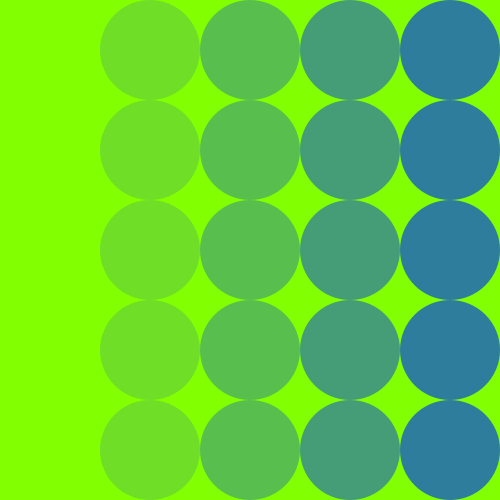
Frame 1 (no input)
Frame 60 (the mouse pressed at the canvas centre just before this capture): identical to frame 1, image omitted
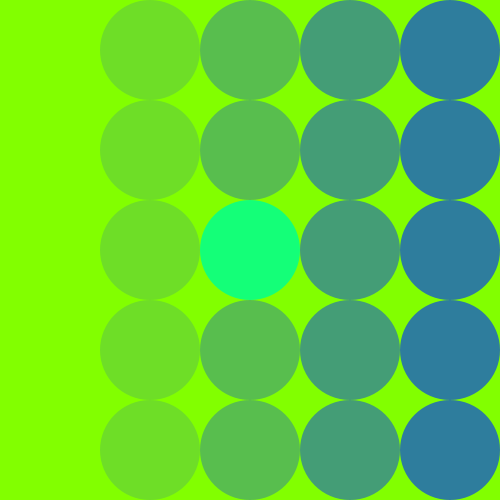
Frame 120 (the mouse held since frame 60 and released just before this capture)

The Processing sketch that drew these frames (run headless with seeded random() and noise(); from frame 60 on, the mouse is pressed at the canvas centre):

// Processing sketch: processing_133629
// ── processing_133629.pde

//OK, now some compound (or embedded) forLoops

int numberDown = 5;
int numberAcross = 5;
int sizer;

void setup() {
  size(500, 500);
  smooth();
  sizer = 100;
}

//NOTE:  tiny code, big result . . .

void draw() {
  noStroke();
  ellipseMode(CORNER);
  background(130, 255, 0);

  //Four lines, that's it!
  for (int i = 0; i < numberDown; i++) { //here we count up on the X-axis
    for (int j= 0; j < numberAcross; j++) { //here we count up on the Y-axis
      //we have to offset the mouseOver hotspot by subtracting size/2 due to calling ellipseMode(CORNER) above
      if (mouseOver(mouseX - sizer/2, mouseY - sizer/2, i * sizer, j * sizer, sizer)) {
        fill(20, 255, 120);
      }
      else {
        fill(23, 89, 200, i * 50); //your iterator is dynamic, it changes, so use it.
      }
      ellipse(i * sizer, j * sizer, sizer, sizer);
    }
  }
}

boolean mouseOver(int cursorX, int cursorY, int posX, int posY, int size) {
  float distance = dist(cursorX, cursorY, posX, posY);
  if (distance < sizer/2) {
    return true;
  }
  else {
    return false;
  }
}
